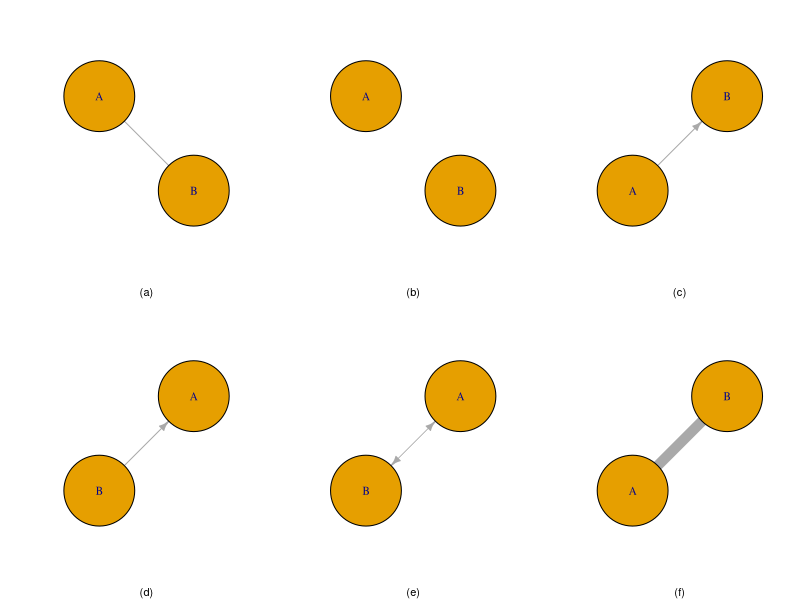

The R source for this figure: (Note: this script raises an error after producing the figure.)
## ---- chunk 1
x <- c("igraph", "tibble", "stringr", "kableExtra", "RColorBrewer", "viridis")
lapply(x, require, character.only = T, quietly = T)
## ---- chunk 2

library(grid)
library(gridExtra)
filename <- "./imgs/introductory_plots.jpg"
par(mfrow=c(2, 3))
igraph_options(vertex.size = 150, arrow.size = .1, vertex.label.font = 16)
g1 <- graph_from_literal(A--B)
g2 <- graph_from_literal(A, B)
g3 <- graph_from_literal(A-+B)
g4 <- graph_from_literal(A+-B)
g5 <- graph_from_literal(A++B)
g6 <- graph_from_literal(B--A)
plot.igraph(g1, sub = "(a)")
plot.igraph(g2, sub = "(b)")
plot.igraph(g3, sub = "(c)", edge.arrow.size = .5)
plot.igraph(g4, sub = "(d)", edge.arrow.size = .5)
plot.igraph(g5, sub = "(e)", edge.width = .5, edge.arrow.size = .5)
plot.igraph(g6, sub = "(f)", edge.width = 10)

## ---- chunk 3
library(qgraph)
#igraph may have lesmis as resident dataset
file <- "./data/gephy/lesmiserables.gml"
g1 <- read_graph(file = file, format = "gml")
igraph_options(vertex.size = 10)
layout <- layout_with_fr(g1)
e <- get.edgelist(g1)
#l <- qgraph.layout.fruchtermanreingold(e,vcount=vcount(g1))
l <- qgraph.layout.fruchtermanreingold(e,vcount=vcount(g1), area=8*(vcount(g1)^2),repulse.rad=(vcount(g1)^3.1))
#that worked! See https://stackoverflow.com/questions/39290909/igraph-resolving-tight-overlapping-nodes
plot.igraph(g1, 
            asp = 0,
            vertex.label.cex = .35, 
            layout = l,
            axes = F)
## ---- chunk 4

library(stringr)
a <- str_trim(unlist(str_split("add_layout_, component_wise, layout_as_star, layout_as_tree, layout_in_circle, layout_nicely, layout_on_grid, layout_on_sphere, layout_randomly, layout_with_dh, layout_with_fr, layout_with_gem, layout_with_graphopt, layout_with_kk, layout_with_lgl, layout_with_mds, layout_with_sugiyama, layout_, merge_coords, norm_coords, normalize", ",")), side = "both")
m <- matrix(a, nrow = 7, ncol = 3, byrow = T)
m %>%
  kbl(caption = "Available layouts for nodes in `igraph`.") %>%
  kable_styling()
## ---- chunk 5
# Create data
data <- matrix(sample(0:1, 100, replace=TRUE, prob=c(0.5,0.5)), nrow=10)
network <- graph_from_adjacency_matrix(data , mode='undirected', diag=F )
 
# When ploting, we can use different layouts:
par(mfrow=c(3,3), mar=c(1,1,1,1))
plot(network, layout=layout_nicely, main = "nicely")
plot(network, layout=layout_on_grid, main = "grid")
plot(network, layout=layout_with_drl, main="DrL")
plot(network, layout=layout.circle, main="circle")
plot(network, layout=layout.random, main="random")
plot(network, layout=layout.fruchterman.reingold, main="fruchterman-reingold")
plot(network, layout=layout_as_tree, main="tree")
plot(network, layout=layout_with_kk, main="kamada-kawai")
plot(network, layout=layout_with_lgl, main="large.graph.layout")
## ---- chunk 6
par(mfrow=c(2,2), mar=c(2, 2, 2, 2))
# shapes
shapes <- shapes()
g1 <- make_ring(length(shapes()))
plot.igraph(g1,
            vertex.size = 25,
            vertex.shape = shapes,
            main = "shapes"
            )

# size
sizes <- seq(5, 50, length.out = 10)
g2 <- make_ring(length(sizes))
plot.igraph(g2, 
            vertex.size = sizes,
            vertex.shape = "circle",
            main = "sizes")
# color
colors <- c(NA, 1:8)
g3 <- make_ring(9)
plot.igraph(g3, 
            vertex.color = colors,
            vertex.size = 25,
            vertex.label = paste0(colors),
            layout = layout_nicely,
            main = "colors")
# labels
labels <- state.abb[1:10]
size <- seq(.1, 2, length.out = 10)
dist <- seq(.1, 3, length.out = 10)
g4 <- make_ring(10)
plot.igraph(g4, 
            vertex.label = labels,
            vertex.label.cex = size,
            vertex.label.dist = dist,
            layout = layout_nicely,
            main = "labels"
            
            )

## ---- chunk 7
par(mfrow=c(1,3), mar=c(2, 2, 2, 2))
#graph
colors <- brewer.pal(name = "Set1", n = 9)
g1 <- make_ring(9)
plot.igraph(g1, 
            vertex.color = colors,
            vertex.shape = "square",
            vertex.label.cex = .75,
            vertex.size = 25,
            vertex.label = paste0(colors),
            vertex.label.dist = 4,
            layout = layout_nicely,
            main = "brewer\n Set1"
            )
#graph
colors <- viridis(10, option = "D")
g1 <- make_ring(length(colors))
plot.igraph(g1, 
            vertex.color = colors,
            vertex.shape = "csquare",
            vertex.label.cex = .75,
            vertex.size = 25,
            vertex.label = paste0(colors),
            vertex.label.dist = 4,
            layout = layout_nicely,
            main = "viridis \n default"
            )
#graph
colors <- rainbow(10)
g3 <- make_ring(length(colors))
plot.igraph(g3, 
            vertex.color = colors,
            vertex.shape = "csquare",
            vertex.label.cex = .75,
            vertex.size = 25,
            vertex.label = paste0(colors),
            vertex.label.dist = 4,
            layout = layout_nicely,
            main = "base \n rainbow"
            )
